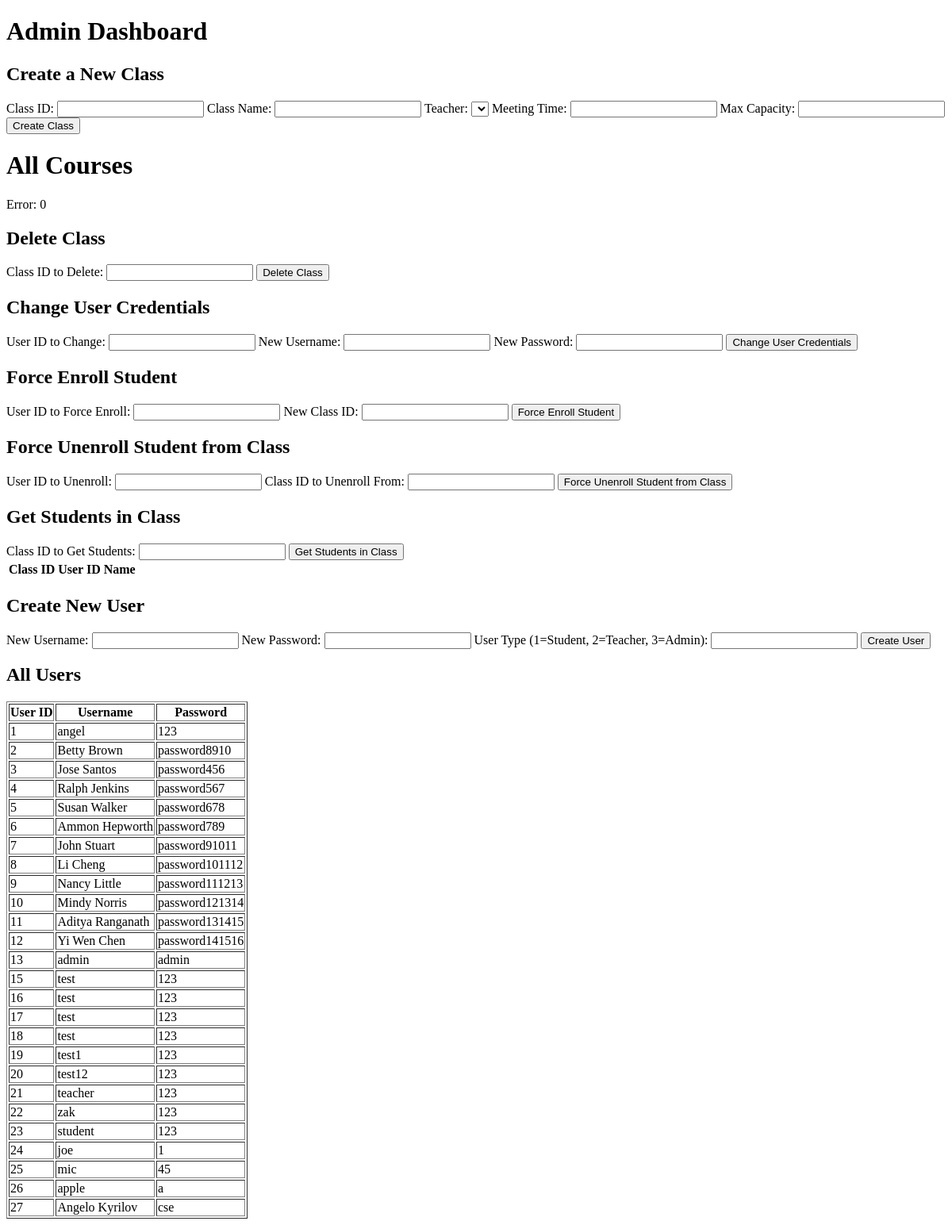
/admin, run on an earlier commit of the app's database.
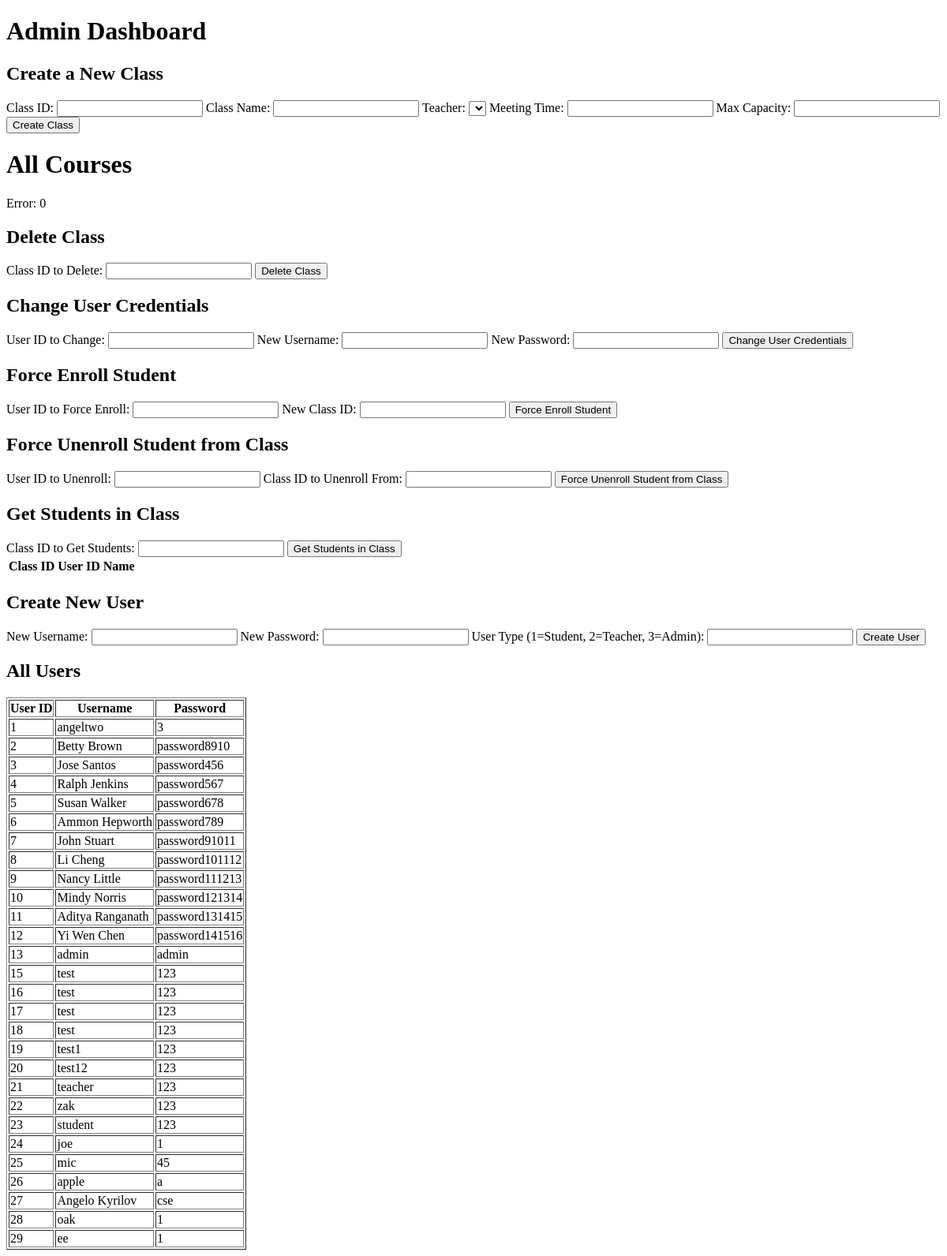
And on a later commit of the database.
### app.py (models this page shows, shortened)
class Users(db.Model, UserMixin):
    UserId = db.Column(db.Integer, primary_key=True)
    FirstLastName = db.Column(db.String(80), unique=True, nullable=False)
    Password = db.Column(db.String(120), nullable=False)
    Type = db.Column(db.Integer, nullable=False, default=1)  # Student, Teacher, Admin

### app.py (the view)
@app.route('/admin')
def admin():
    all_users = Users.query.all()
    return render_template('admin.html', all_users=all_users)

### templates/admin.html (shortened to what this page needs)
<!DOCTYPE html>
<html lang="en">
<head>
</head>
<body>
    <h1>Admin Dashboard</h1>
    <h2>Create a New Class</h2>
    <form onsubmit="return createClass()" id="createClassForm">
        <label for="class_id">Class ID:</label>
        <input type="text" name="class_id" required>
        <label for="class_name">Class Name:</label>
        <input type="text" name="class_name" required>
        <label for="teacher_id">Teacher:</label>
        <select name="teacher_id" id="teacherDropdown" required>
        </select>
        <label for="meetingTime">Meeting Time:</label>
        <input type="text" name="meetingTime" required>
        <label for="max_capacity">Max Capacity:</label>
        <input type="number" name="max_capacity" required>
        <button type="submit">Create Class</button>
    </form>
        <body onload="openAllCourses()">
            <h1>All Courses</h1>
            <div id="resultAllCourses">
            </div>
        </body>
        <body>
            <h2>Delete Class</h2>
            <form onsubmit="return deleteClass()" id="deleteClassForm">
                <label for="class_id_to_delete">Class ID to Delete:</label>
                <input type="text" name="class_id_to_delete" required>
                <button type="submit">Delete Class</button>
            </form>
<h2>Change User Credentials</h2>
<form onsubmit="return changeUserCredentials()" id="changeUserCredentialsForm">
    <label for="user_id_to_change">User ID to Change:</label>
    <input type="text" name="user_id_to_change" required>
    <label for="new_username">New Username:</label>
    <input type="text" name="new_username">
    <label for="new_password">New Password:</label>
    <input type="password" name="new_password">
    <button type="submit">Change User Credentials</button>
</form>
<h2>Force Enroll Student</h2>
<form onsubmit="return forceEnrollStudent()" id="forceEnrollStudentForm">
    <label for="user_id_to_force_enroll">User ID to Force Enroll:</label>
    <input type="text" name="user_id_to_force_enroll" required>
    <label for="new_class_id_force_enroll">New Class ID:</label>
    <input type="text" name="new_class_id_force_enroll">
    <button type="submit">Force Enroll Student</button>
</form>
<h2>Force Unenroll Student from Class</h2>
<form onsubmit="return forceUnenrollStudentFromClass()" id="forceUnenrollStudentFromClassForm">
    <label for="user_id_to_force_unenroll_class">User ID to Unenroll:</label>
    <input type="text" name="user_id_to_force_unenroll_class" required>
    <label for="class_id_to_unenroll_from">Class ID to Unenroll From:</label>
    <input type="text" name="class_id_to_unenroll_from" required>
    <button type="submit">Force Unenroll Student from Class</button>
</form>
            <h2>Get Students in Class</h2>
                <label for="class_id_to_get_students">Class ID to Get Students:</label>
                <input type="text" name="class_id_to_get_students" required id="classID">
                <button onclick="getStudentsInClass()">Get Students in Class</button>
            <div id="resultGetStudentsInClass">
                <table id="studentTable">
                    <thead>
                        <tr>
                            <th>Class ID</th>
                            <th>User ID</th>
                            <th>Name</th>
                        </tr>
                    </thead>
                </table>
            </div>
        </body>
<h2>Create New User</h2>
<form onsubmit="return createUser()" id="createUserForm">
    <label for="new_username">New Username:</label>
    <input type="text" name="new_username" required>
    <label for="new_password">New Password:</label>
    <input type="password" name="new_password" required>
    <label for="user_type">User Type (1=Student, 2=Teacher, 3=Admin):</label>
    <input type="number" name="user_type" required>
    <button type="submit">Create User</button>
</form>
    <h2>All Users</h2>
    <table border="1">
        <tr>
            <th>User ID</th>
            <th>Username</th>
            <th>Password</th>
        </tr>
        {% for user in all_users %}
            <tr>
                <td>{{ user.UserId }}</td>
                <td>{{ user.FirstLastName }}</td>
                <td>{{ user.Password }}</td>
            </tr>
        {% endfor %}
    </table>
</html>

What changed in the data, as far as the page shows it:
changed Users: FirstLastName "angel" → "angeltwo"; Password "123" → "3"
added Users: UserId "28", FirstLastName "oak", Password "1"
added Users: UserId "29", FirstLastName "ee", Password "1"
